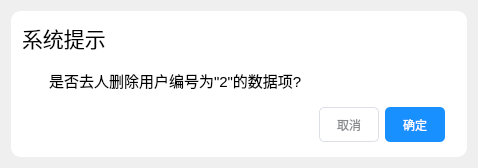
<?xml version="1.0" encoding="UTF-8"?>
<ui version="4.0">
 <class>MessageBoxClass</class>
 <widget class="QWidget" name="MessageBoxClass">
  <property name="geometry">
   <rect>
    <x>0</x>
    <y>0</y>
    <width>478</width>
    <height>168</height>
   </rect>
  </property>
  <property name="minimumSize">
   <size>
    <width>478</width>
    <height>168</height>
   </size>
  </property>
  <property name="maximumSize">
   <size>
    <width>478</width>
    <height>168</height>
   </size>
  </property>
  <property name="windowTitle">
   <string>MessageBox</string>
  </property>
  <property name="styleSheet">
   <string notr="true">#container{	
	background-color: rgb(255, 255, 255);
	border-radius:10px;
}

#closeBtn{
	image: url(:/Resource/icons/close.svg);
	border:none;
}

#closeBtn:hover{
	image: url(:/Resource/icons/close-hover.svg);
}

#cancelBtn{
	background-color:#ffffff;
	border:1px solid #dcdfe6;
	border-radius:5px;
	color:#888a8d;
}

#cancelBtn:hover{
	background-color:#e8f4ff;
	border-color:#badeff;
	color:#42a5ff;
}

#cancelBtn:pressed{
	border-color:#1682e6;
}

#okBtn{
	background-color:#1890ff;
	border-radius:5px;
	color:white;
}

#okBtn:pressed{
	background-color:#1682e6
}</string>
  </property>
  <layout class="QVBoxLayout" name="verticalLayout">
   <item>
    <widget class="QWidget" name="container" native="true">
     <layout class="QVBoxLayout" name="verticalLayout_2">
      <property name="spacing">
       <number>15</number>
      </property>
      <item>
       <layout class="QHBoxLayout" name="horizontalLayout">
        <item>
         <widget class="QLabel" name="titleLab">
          <property name="text">
           <string>&lt;html&gt;&lt;head/&gt;&lt;body&gt;&lt;p&gt;&lt;span style=&quot; font-size:16pt;&quot;&gt;系统提示&lt;/span&gt;&lt;/p&gt;&lt;/body&gt;&lt;/html&gt;</string>
          </property>
         </widget>
        </item>
        <item>
         <spacer name="horizontalSpacer">
          <property name="orientation">
           <enum>Qt::Orientation::Horizontal</enum>
          </property>
          <property name="sizeHint" stdset="0">
           <size>
            <width>40</width>
            <height>20</height>
           </size>
          </property>
         </spacer>
        </item>
        <item>
         <widget class="QPushButton" name="closeBtn">
          <property name="minimumSize">
           <size>
            <width>24</width>
            <height>24</height>
           </size>
          </property>
          <property name="maximumSize">
           <size>
            <width>24</width>
            <height>24</height>
           </size>
          </property>
          <property name="text">
           <string/>
          </property>
         </widget>
        </item>
       </layout>
      </item>
      <item>
       <spacer name="verticalSpacer">
        <property name="orientation">
         <enum>Qt::Orientation::Vertical</enum>
        </property>
        <property name="sizeHint" stdset="0">
         <size>
          <width>20</width>
          <height>40</height>
         </size>
        </property>
       </spacer>
      </item>
      <item>
       <layout class="QHBoxLayout" name="horizontalLayout_2">
        <item>
         <widget class="QLabel" name="iconLab">
          <property name="minimumSize">
           <size>
            <width>21</width>
            <height>21</height>
           </size>
          </property>
          <property name="maximumSize">
           <size>
            <width>21</width>
            <height>21</height>
           </size>
          </property>
          <property name="text">
           <string/>
          </property>
          <property name="pixmap">
           <pixmap resource="../../Resource.qrc">:/Resource/icons/tip-warning.svg</pixmap>
          </property>
          <property name="scaledContents">
           <bool>true</bool>
          </property>
         </widget>
        </item>
        <item>
         <widget class="QLabel" name="tipMsgLab">
          <property name="font">
           <font>
            <pointsize>11</pointsize>
           </font>
          </property>
          <property name="text">
           <string>是否去人删除用户编号为&quot;2&quot;的数据项?</string>
          </property>
         </widget>
        </item>
        <item>
         <spacer name="horizontalSpacer_2">
          <property name="orientation">
           <enum>Qt::Orientation::Horizontal</enum>
          </property>
          <property name="sizeHint" stdset="0">
           <size>
            <width>40</width>
            <height>20</height>
           </size>
          </property>
         </spacer>
        </item>
       </layout>
      </item>
      <item>
       <widget class="QWidget" name="widget_2" native="true">
        <layout class="QHBoxLayout" name="horizontalLayout_3">
         <property name="topMargin">
          <number>0</number>
         </property>
         <item>
          <spacer name="horizontalSpacer_3">
           <property name="orientation">
            <enum>Qt::Orientation::Horizontal</enum>
           </property>
           <property name="sizeHint" stdset="0">
            <size>
             <width>289</width>
             <height>20</height>
            </size>
           </property>
          </spacer>
         </item>
         <item>
          <widget class="QPushButton" name="cancelBtn">
           <property name="minimumSize">
            <size>
             <width>60</width>
             <height>35</height>
            </size>
           </property>
           <property name="maximumSize">
            <size>
             <width>60</width>
             <height>35</height>
            </size>
           </property>
           <property name="text">
            <string>取消</string>
           </property>
          </widget>
         </item>
         <item>
          <widget class="QPushButton" name="okBtn">
           <property name="minimumSize">
            <size>
             <width>60</width>
             <height>35</height>
            </size>
           </property>
           <property name="maximumSize">
            <size>
             <width>60</width>
             <height>35</height>
            </size>
           </property>
           <property name="text">
            <string>确定</string>
           </property>
          </widget>
         </item>
        </layout>
       </widget>
      </item>
     </layout>
    </widget>
   </item>
  </layout>
 </widget>
 <layoutdefault spacing="6" margin="11"/>
 <resources>
  <include location="../../Resource.qrc"/>
 </resources>
 <connections>
  <connection>
   <sender>closeBtn</sender>
   <signal>clicked()</signal>
   <receiver>MessageBoxClass</receiver>
   <slot>hide()</slot>
   <hints>
    <hint type="sourcelabel">
     <x>446</x>
     <y>34</y>
    </hint>
    <hint type="destinationlabel">
     <x>238</x>
     <y>83</y>
    </hint>
   </hints>
  </connection>
 </connections>
</ui>
